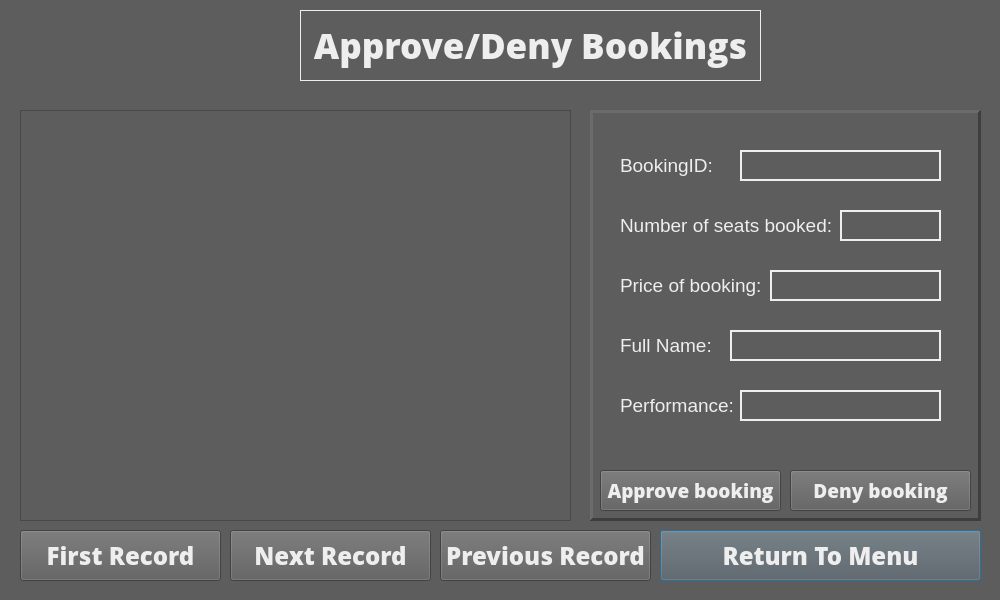
<?xml version="1.0" encoding="UTF-8"?>
<ui version="4.0">
 <class>Dialog</class>
 <widget class="QDialog" name="Dialog">
  <property name="geometry">
   <rect>
    <x>0</x>
    <y>0</y>
    <width>1000</width>
    <height>600</height>
   </rect>
  </property>
  <property name="windowTitle">
   <string>Dialog</string>
  </property>
  <property name="styleSheet">
   <string notr="true">background-color: rgb(93, 93, 93);</string>
  </property>
  <widget class="QTableView" name="tableView">
   <property name="geometry">
    <rect>
     <x>20</x>
     <y>110</y>
     <width>551</width>
     <height>411</height>
    </rect>
   </property>
  </widget>
  <widget class="QPushButton" name="BackToMenuButton">
   <property name="geometry">
    <rect>
     <x>660</x>
     <y>530</y>
     <width>321</width>
     <height>51</height>
    </rect>
   </property>
   <property name="font">
    <font>
     <family>Open Sans Extrabold</family>
     <pointsize>18</pointsize>
    </font>
   </property>
   <property name="styleSheet">
    <string notr="true">color: rgb(238, 238, 238);</string>
   </property>
   <property name="text">
    <string>Return To Menu</string>
   </property>
  </widget>
  <widget class="QFrame" name="BookingDetailsFrame">
   <property name="geometry">
    <rect>
     <x>590</x>
     <y>110</y>
     <width>391</width>
     <height>411</height>
    </rect>
   </property>
   <property name="styleSheet">
    <string notr="true">color: rgb(238, 238, 238);</string>
   </property>
   <property name="frameShape">
    <enum>QFrame::Panel</enum>
   </property>
   <property name="frameShadow">
    <enum>QFrame::Raised</enum>
   </property>
   <property name="lineWidth">
    <number>3</number>
   </property>
   <widget class="QLabel" name="BookingIDLabel">
    <property name="geometry">
     <rect>
      <x>30</x>
      <y>40</y>
      <width>111</width>
      <height>31</height>
     </rect>
    </property>
    <property name="font">
     <font>
      <pointsize>14</pointsize>
     </font>
    </property>
    <property name="styleSheet">
     <string notr="true">color: rgb(238, 238, 238);</string>
    </property>
    <property name="text">
     <string>BookingID:</string>
    </property>
   </widget>
   <widget class="QPushButton" name="DenyBookingButton">
    <property name="geometry">
     <rect>
      <x>200</x>
      <y>360</y>
      <width>181</width>
      <height>41</height>
     </rect>
    </property>
    <property name="font">
     <font>
      <family>Open Sans Extrabold</family>
      <pointsize>14</pointsize>
     </font>
    </property>
    <property name="styleSheet">
     <string notr="true">color: rgb(238, 238, 238);</string>
    </property>
    <property name="text">
     <string>Deny booking</string>
    </property>
   </widget>
   <widget class="QPushButton" name="ApproveBookingButton">
    <property name="geometry">
     <rect>
      <x>10</x>
      <y>360</y>
      <width>181</width>
      <height>41</height>
     </rect>
    </property>
    <property name="font">
     <font>
      <family>Open Sans Extrabold</family>
      <pointsize>14</pointsize>
     </font>
    </property>
    <property name="styleSheet">
     <string notr="true">color: rgb(238, 238, 238);</string>
    </property>
    <property name="text">
     <string>Approve booking</string>
    </property>
   </widget>
   <widget class="QLabel" name="BookingIDDisplay">
    <property name="geometry">
     <rect>
      <x>150</x>
      <y>40</y>
      <width>201</width>
      <height>31</height>
     </rect>
    </property>
    <property name="font">
     <font>
      <pointsize>14</pointsize>
     </font>
    </property>
    <property name="styleSheet">
     <string notr="true">color: rgb(238, 238, 238);</string>
    </property>
    <property name="frameShape">
     <enum>QFrame::Box</enum>
    </property>
    <property name="lineWidth">
     <number>2</number>
    </property>
    <property name="text">
     <string/>
    </property>
   </widget>
   <widget class="QLabel" name="FullNameLabel">
    <property name="geometry">
     <rect>
      <x>30</x>
      <y>220</y>
      <width>91</width>
      <height>31</height>
     </rect>
    </property>
    <property name="font">
     <font>
      <pointsize>14</pointsize>
     </font>
    </property>
    <property name="styleSheet">
     <string notr="true">color: rgb(238, 238, 238);</string>
    </property>
    <property name="text">
     <string>Full Name:</string>
    </property>
   </widget>
   <widget class="QLabel" name="FullNameDisplay">
    <property name="geometry">
     <rect>
      <x>140</x>
      <y>220</y>
      <width>211</width>
      <height>31</height>
     </rect>
    </property>
    <property name="font">
     <font>
      <pointsize>14</pointsize>
     </font>
    </property>
    <property name="styleSheet">
     <string notr="true">color: rgb(238, 238, 238);</string>
    </property>
    <property name="frameShape">
     <enum>QFrame::Box</enum>
    </property>
    <property name="lineWidth">
     <number>2</number>
    </property>
    <property name="text">
     <string/>
    </property>
   </widget>
   <widget class="QLabel" name="PerformanceLabel">
    <property name="geometry">
     <rect>
      <x>30</x>
      <y>280</y>
      <width>121</width>
      <height>31</height>
     </rect>
    </property>
    <property name="font">
     <font>
      <pointsize>14</pointsize>
     </font>
    </property>
    <property name="styleSheet">
     <string notr="true">color: rgb(238, 238, 238);</string>
    </property>
    <property name="text">
     <string>Performance:</string>
    </property>
   </widget>
   <widget class="QLabel" name="BookedSeatsLabel">
    <property name="geometry">
     <rect>
      <x>30</x>
      <y>100</y>
      <width>221</width>
      <height>31</height>
     </rect>
    </property>
    <property name="font">
     <font>
      <pointsize>14</pointsize>
     </font>
    </property>
    <property name="styleSheet">
     <string notr="true">color: rgb(238, 238, 238);</string>
    </property>
    <property name="text">
     <string>Number of seats booked:</string>
    </property>
   </widget>
   <widget class="QLabel" name="BookedSeatsDisplay">
    <property name="geometry">
     <rect>
      <x>250</x>
      <y>100</y>
      <width>101</width>
      <height>31</height>
     </rect>
    </property>
    <property name="font">
     <font>
      <pointsize>14</pointsize>
     </font>
    </property>
    <property name="styleSheet">
     <string notr="true">color: rgb(238, 238, 238);</string>
    </property>
    <property name="frameShape">
     <enum>QFrame::Box</enum>
    </property>
    <property name="lineWidth">
     <number>2</number>
    </property>
    <property name="text">
     <string/>
    </property>
   </widget>
   <widget class="QLabel" name="BookingPriceLabel">
    <property name="geometry">
     <rect>
      <x>30</x>
      <y>160</y>
      <width>141</width>
      <height>31</height>
     </rect>
    </property>
    <property name="font">
     <font>
      <pointsize>14</pointsize>
     </font>
    </property>
    <property name="styleSheet">
     <string notr="true">color: rgb(238, 238, 238);</string>
    </property>
    <property name="text">
     <string>Price of booking:</string>
    </property>
   </widget>
   <widget class="QLabel" name="BookingPriceDisplay">
    <property name="geometry">
     <rect>
      <x>180</x>
      <y>160</y>
      <width>171</width>
      <height>31</height>
     </rect>
    </property>
    <property name="font">
     <font>
      <pointsize>14</pointsize>
     </font>
    </property>
    <property name="styleSheet">
     <string notr="true">color: rgb(238, 238, 238);</string>
    </property>
    <property name="frameShape">
     <enum>QFrame::Box</enum>
    </property>
    <property name="lineWidth">
     <number>2</number>
    </property>
    <property name="text">
     <string/>
    </property>
   </widget>
   <widget class="QLabel" name="PerformanceDisplay">
    <property name="geometry">
     <rect>
      <x>150</x>
      <y>280</y>
      <width>201</width>
      <height>31</height>
     </rect>
    </property>
    <property name="font">
     <font>
      <pointsize>14</pointsize>
     </font>
    </property>
    <property name="styleSheet">
     <string notr="true">color: rgb(238, 238, 238);</string>
    </property>
    <property name="frameShape">
     <enum>QFrame::Box</enum>
    </property>
    <property name="lineWidth">
     <number>2</number>
    </property>
    <property name="text">
     <string/>
    </property>
   </widget>
  </widget>
  <widget class="QLabel" name="Title">
   <property name="geometry">
    <rect>
     <x>300</x>
     <y>10</y>
     <width>461</width>
     <height>71</height>
    </rect>
   </property>
   <property name="font">
    <font>
     <family>Open Sans Extrabold</family>
     <pointsize>26</pointsize>
    </font>
   </property>
   <property name="styleSheet">
    <string notr="true">color: rgb(238, 238, 238);</string>
   </property>
   <property name="frameShape">
    <enum>QFrame::Box</enum>
   </property>
   <property name="text">
    <string>Approve/Deny Bookings</string>
   </property>
   <property name="alignment">
    <set>Qt::AlignCenter</set>
   </property>
  </widget>
  <widget class="QPushButton" name="NextRecordButton">
   <property name="geometry">
    <rect>
     <x>230</x>
     <y>530</y>
     <width>201</width>
     <height>51</height>
    </rect>
   </property>
   <property name="font">
    <font>
     <family>Open Sans Extrabold</family>
     <pointsize>18</pointsize>
    </font>
   </property>
   <property name="styleSheet">
    <string notr="true">color: rgb(238, 238, 238);</string>
   </property>
   <property name="text">
    <string>Next Record</string>
   </property>
  </widget>
  <widget class="QPushButton" name="PreviousRecordButton">
   <property name="geometry">
    <rect>
     <x>440</x>
     <y>530</y>
     <width>211</width>
     <height>51</height>
    </rect>
   </property>
   <property name="font">
    <font>
     <family>Open Sans Extrabold</family>
     <pointsize>18</pointsize>
    </font>
   </property>
   <property name="styleSheet">
    <string notr="true">color: rgb(238, 238, 238);</string>
   </property>
   <property name="text">
    <string>Previous Record</string>
   </property>
  </widget>
  <widget class="QPushButton" name="FirstRecordButton">
   <property name="geometry">
    <rect>
     <x>20</x>
     <y>530</y>
     <width>201</width>
     <height>51</height>
    </rect>
   </property>
   <property name="font">
    <font>
     <family>Open Sans Extrabold</family>
     <pointsize>18</pointsize>
    </font>
   </property>
   <property name="styleSheet">
    <string notr="true">color: rgb(238, 238, 238);</string>
   </property>
   <property name="text">
    <string>First Record</string>
   </property>
  </widget>
 </widget>
 <resources/>
 <connections/>
</ui>
